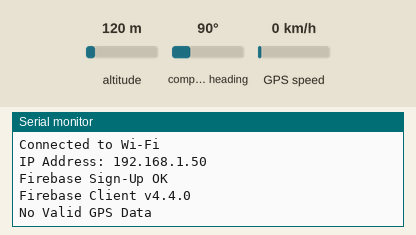
The sketch below on a simulated ESP8266 (NodeMCU). On the bench: the last lines printed to the serial monitor. The test bench sets the inputs (shaded band); at power-on: altitude 120 m, GPS speed 0 km/h, compass heading 90°. WiFi joins after 1.5 s; servers stay silent unless stated; the GPS gets a fix after 3 s at 37.7749, -122.4194 with 8 satellites.

Above: at 2.7 s.
2.8 s: altitude set to 20 m
At 9.7 s:
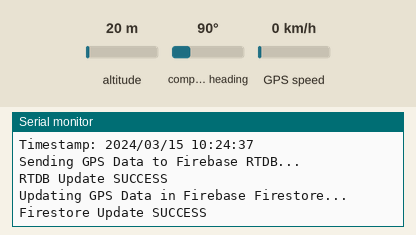
10.0 s: GPS speed set to 2 km/h
11.5 s: altitude set to 250 m
At 14.95 s:
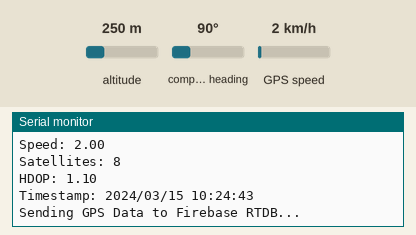

The sketch:

Firebase_V2.ino
```cpp
#include <Arduino.h>
#if defined(ESP32)
  #include <WiFi.h>
#elif defined(ESP8266)
  #include <ESP8266WiFi.h>
#endif
#include <Firebase_ESP_Client.h>
#include <SoftwareSerial.h>
#include <TinyGPS++.h>
// Provide the token generation process info
#include "addons/TokenHelper.h"
// Provide the RTDB payload printing info and other helper functions
#include "addons/RTDBHelper.h"

// WiFi Credentials
#define WIFI_SSID "Houseofchin@unifi"
#define WIFI_PASSWORD "Happyhouse12345!"

// Firebase RTDB Credentials
#define API_KEY ""
#define DATABASE_URL "https://fypbus-e8b65-default-rtdb.asia-southeast1.firebasedatabase.app/"

// Firebase Authentication (for Firestore)
#define USER_EMAIL ""    // Replace with your Firebase account email
#define USER_PASSWORD ""          // Replace with your Firebase account password
#define FIREBASE_PROJECT_ID "fypbus-e8b65"     // Your Firebase project ID (from the Firebase console)

// Define GPS RX and TX pins
#define RX 14
#define TX 12
#define GPS_BAUD 9600

// Firebase Objects
FirebaseData fbdo;
FirebaseAuth auth;
FirebaseConfig config;

// GPS Object
TinyGPSPlus gps;
SoftwareSerial gpsSerial(RX, TX);

unsigned long sendDataPrevMillis = 0;
bool signupOK = false;

void setup() {
  Serial.begin(115200);
  gpsSerial.begin(GPS_BAUD);

  // Connect to WiFi
  WiFi.begin(WIFI_SSID, WIFI_PASSWORD);
  Serial.print("Connecting to Wi-Fi");
  while (WiFi.status() != WL_CONNECTED) {
    Serial.print(".");
    delay(300);
  }
  Serial.println("\nConnected to Wi-Fi");
  Serial.print("IP Address: ");
  Serial.println(WiFi.localIP());

  // Firebase Configuration
  config.api_key = API_KEY;
  config.database_url = DATABASE_URL;

  // Authentication configuration for Firestore
  auth.user.email = USER_EMAIL;
  auth.user.password = USER_PASSWORD;

  // Connect to Firebase with user credentials
  if (Firebase.signUp(&config, &auth, "", "")) {
    Serial.println("Firebase Sign-Up OK");
    signupOK = true;
  } else {
    Serial.printf("Firebase Sign-Up FAILED: %s\n", config.signer.signupError.message.c_str());
  }

  config.token_status_callback = tokenStatusCallback;
  Firebase.begin(&config, &auth);
  Firebase.reconnectWiFi(true);

  Serial.printf("Firebase Client v%s\n\n", FIREBASE_CLIENT_VERSION);
}

void loop() {
  // Read GPS data for 1 second
  unsigned long start = millis();
  while (millis() - start < 1000) {
    while (gpsSerial.available() > 0) {
      gps.encode(gpsSerial.read());
    }
  }

  // Check if GPS data is valid
  if (gps.location.isValid()) {
    float latitude = gps.location.lat();
    float longitude = gps.location.lng();
    float altitude = gps.altitude.meters();
    float speed = gps.speed.kmph();
    int satellites = gps.satellites.value();
    float hdop = gps.hdop.hdop();

    // Format timestamp properly with leading zeros
    char timestamp[25];
    sprintf(timestamp, "%04d/%02d/%02d %02d:%02d:%02d",
            gps.date.year(), gps.date.month(), gps.date.day(),
            gps.time.hour(), gps.time.minute(), gps.time.second());

    Serial.println("GPS Data:");
    Serial.print("Location: ");
    Serial.print(latitude, 6);
    Serial.print(", ");
    Serial.println(longitude, 6);
    Serial.print("Altitude: ");
    Serial.println(altitude);
    Serial.print("Speed: ");
    Serial.println(speed);
    Serial.print("Satellites: ");
    Serial.println(satellites);
    Serial.print("HDOP: ");
    Serial.println(hdop);
    Serial.print("Timestamp: ");
    Serial.println(timestamp);

    if (Firebase.ready() && signupOK) {
      // Send to Firebase RTDB
      sendToRTDB(latitude, longitude, altitude, speed, satellites, hdop, timestamp);

      // Send to Firebase Firestore
      sendToFirestore(latitude, longitude, altitude, speed, satellites, hdop, timestamp);
    }
  } else {
    Serial.println("No Valid GPS Data");
  }

  delay(5000);  // Send data every 5 seconds
}

void sendToRTDB(float latitude, float longitude, float altitude, float speed, int satellites, float hdop, String timestamp) {
  Serial.println("Sending GPS Data to Firebase RTDB...");

  FirebaseJson json;
  json.set("bus_id", "BUS_001");
  json.set("latitude", latitude);
  json.set("longitude", longitude);
  json.set("altitude", altitude);
  json.set("speed_kmph", speed);
  json.set("satellites", satellites);
  json.set("hdop", hdop);
  json.set("timestamp", timestamp);

  if (Firebase.RTDB.setJSON(&fbdo, "/gps_data", &json)) {
    Serial.println("RTDB Update SUCCESS");
  } else {
    Serial.println("RTDB Update FAILED: " + fbdo.errorReason());
  }
}

void sendToFirestore(float latitude, float longitude, float altitude, float speed, int satellites, float hdop, String timestamp) {
  Serial.println("Updating GPS Data in Firebase Firestore...");

  // Define the path to the Firestore document
  String documentPath = "bus_tracking/BUS_001";

  // Create a FirebaseJson object for storing data
  FirebaseJson content;

  // In Firestore, we need to specify the data type for each field
  content.set("fields/bus_id/stringValue", "BUS_001");
  content.set("fields/latitude/doubleValue", latitude);
  content.set("fields/longitude/doubleValue", longitude);
  content.set("fields/altitude/doubleValue", altitude);
  content.set("fields/speed_kmph/doubleValue", speed);
  content.set("fields/satellites/integerValue", satellites);
  content.set("fields/hdop/doubleValue", hdop);
  content.set("fields/timestamp/stringValue", timestamp);

  // Use the patchDocument method to update the existing Firestore document
  if (Firebase.Firestore.patchDocument(&fbdo, FIREBASE_PROJECT_ID, "", documentPath.c_str(), content.raw(), "")) {
    Serial.println("Firestore Update SUCCESS");
    Serial.println(fbdo.payload().c_str());
  } else {
    Serial.println("Firestore Update FAILED: " + fbdo.errorReason());

    // If the document doesn't exist, try to create it
    if (fbdo.errorReason().indexOf("NOT_FOUND") >= 0) {
      Serial.println("Document not found. Creating new document...");
      if (Firebase.Firestore.createDocument(&fbdo, FIREBASE_PROJECT_ID, "", documentPath.c_str(), content.raw())) {
        Serial.println("Firestore Create SUCCESS");
      } else {
        Serial.println("Firestore Create FAILED: " + fbdo.errorReason());
      }
    }
  }
}
```

Measured:
- after the input at 2.8 s, the serial monitor: prints a new line after 5.7 s (image 1)
- after the input at 11.5 s, the serial monitor: prints a new line after 3.3 s (image 2)
